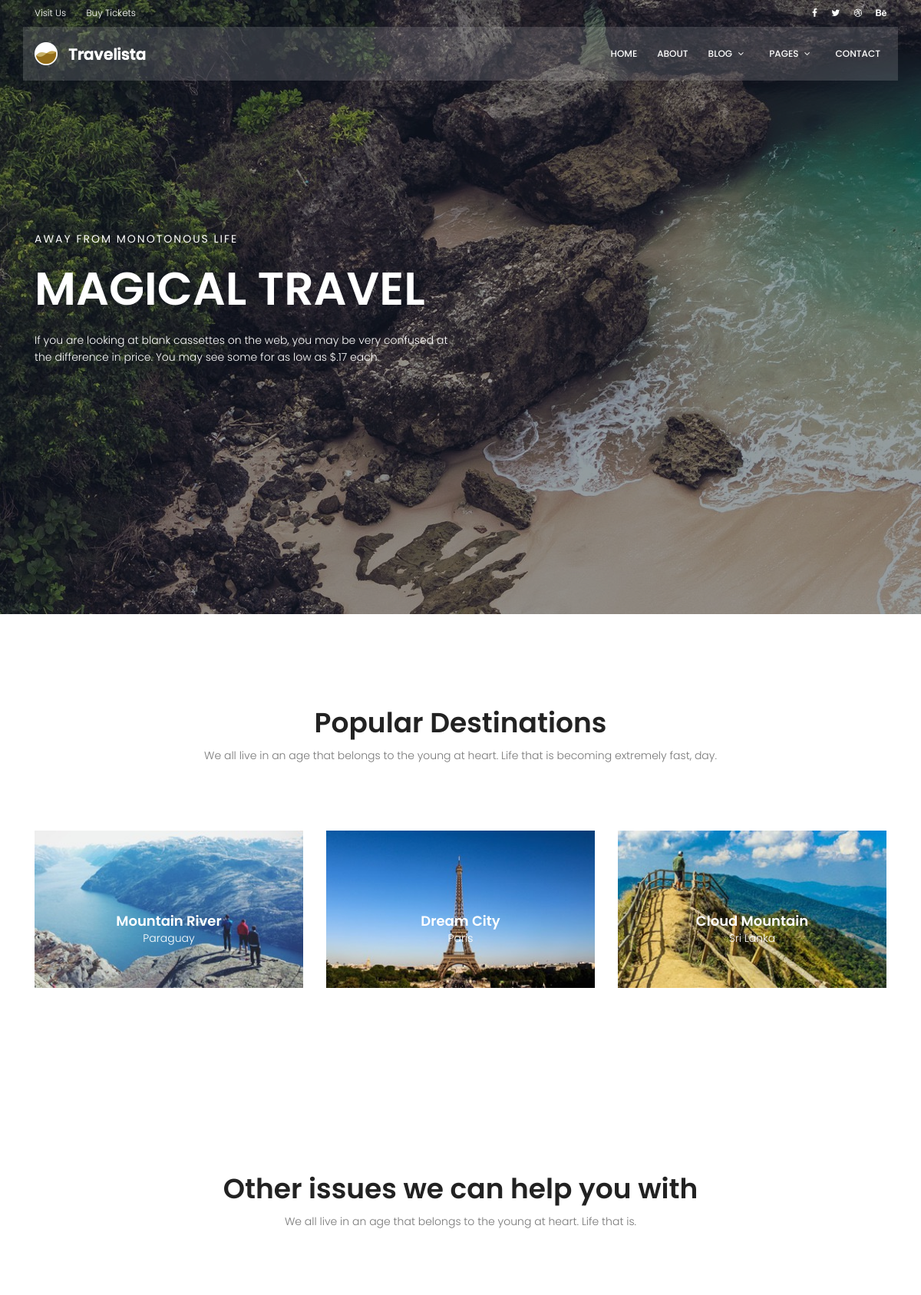
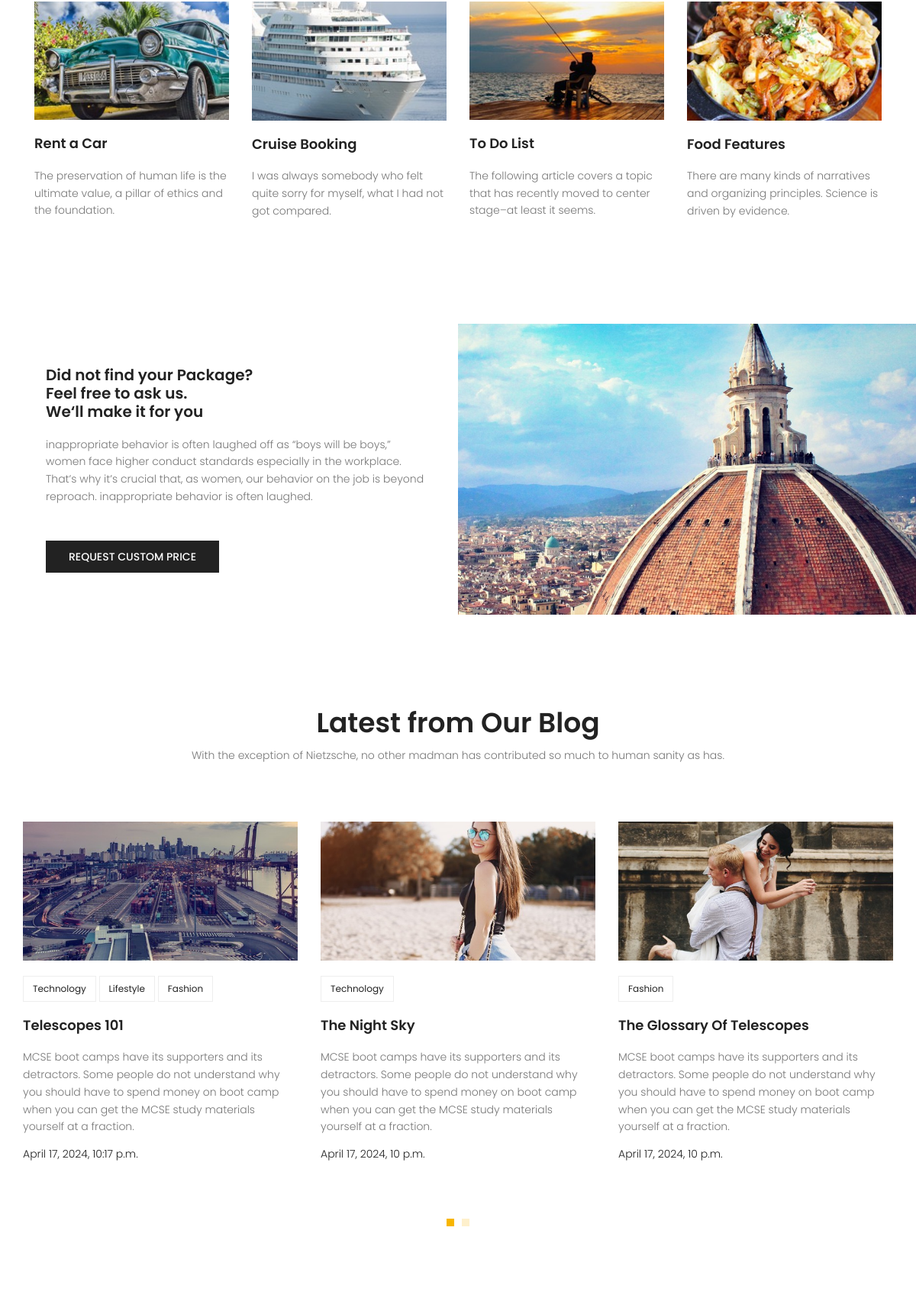
The page / (upper part) on the database its author committed (2 pictures, top to bottom).
### Blog/models.py (models this page shows, shortened)
class posts(models.Model):
    title=models.CharField(max_length=250)
    content=models.TextField(max_length=250)
    author=models.ForeignKey(User,on_delete=models.SET_NULL,null=True)
    category=models.ManyToManyField(Category)
    create_date=models.DateTimeField(auto_now_add=True)
    published_date=models.DateTimeField(default=timezone.now)
    image=models.ImageField(upload_to='blog',default='blog/default.jpg')
    status=models.BooleanField(default=False)
    counted_views=models.IntegerField(default=0)
    tags = TaggableManager()

class Category(models.Model):
    name=models.CharField(max_length=250)

### Blog/views.py (the view)
# urls.py: path('', index ,name='index'),
def index(request):
    return render(request,'index.html')

### Blog/templatetags/blog_tags.py (called while the page is built)
@register.inclusion_tag('index-recent-areaa.html')
def blog_recent():
    postss=posts.objects.filter( published_date__lte=timezone.now(), status=True).order_by('-published_date')
    return {'posts':postss}

### templates/index.html (shortened to what this page needs)
{% load static %}
{% load blog_tags %}
<!DOCTYPE html>
<html lang="zxx" class="no-js">
{% include 'head.html' %}
<body>
{% include 'header.html' %}
<section class="banner-area relative">
    <div class="overlay overlay-bg"></div>
    <div class="container">
        <div class="row fullscreen align-items-center justify-content-between">
            <div class="col-lg-6 col-md-6 banner-left">
                <h6 class="text-white">Away from monotonous life</h6>
                <h1 class="text-white">Magical Travel</h1>
                <p class="text-white">
                    If you are looking at blank cassettes on the web, you may be very confused at the difference in
                    price. You may see some for as low as $.17 each.
                </p>
            </div>
        </div>
    </div>
</section>
<section class="popular-destination-area section-gap">
    <div class="container">
        <div class="row d-flex justify-content-center">
            <div class="menu-content pb-70 col-lg-8">
                <div class="title text-center">
                    <h1 class="mb-10">Popular Destinations</h1>
                    <p>We all live in an age that belongs to the young at heart. Life that is becoming extremely fast,
                        day.</p>
                </div>
            </div>
        </div>
        <div class="row">
            <div class="col-lg-4">
                <div class="single-destination relative">
                    <div class="thumb relative">
                        <img class="img-fluid" src="{% static "img/d1.jpg" %}" alt="">
                    </div>
                    <div class="desc">
                        <h4>Mountain River</h4>
                        <p>Paraguay</p>
                    </div>
                </div>
            </div>
            <div class="col-lg-4">
                <div class="single-destination relative">
                    <div class="thumb relative">
                        <img class="img-fluid" src="{% static 'img/d2.jpg' %}" alt="">
                    </div>
                    <div class="desc">
                        <h4>Dream City</h4>
                        <p>Paris</p>
                    </div>
                </div>
            </div>
            <div class="col-lg-4">
                <div class="single-destination relative">
                    <div class="thumb relative">
                        <img class="img-fluid" src="{% static 'img/d3.jpg' %}" alt="">
                    </div>
                    <div class="desc">
                        <h4>Cloud Mountain</h4>
                        <p>Sri Lanka</p>
                    </div>
                </div>
            </div>
        </div>
    </div>
</section>
<section class="other-issue-area section-gap">
    <div class="container">
        <div class="row d-flex justify-content-center">
            <div class="menu-content pb-70 col-lg-9">
                <div class="title text-center">
                    <h1 class="mb-10">Other issues we can help you with</h1>
                    <p>We all live in an age that belongs to the young at heart. Life that is.</p>
                </div>
            </div>
        </div>
        <div class="row">
            <div class="col-lg-3 col-md-6">
                <div class="single-other-issue">
                    <div class="thumb">
                        <img class="img-fluid" src="{% static "img/o1.jpg" %}" alt="">
                    </div>
                    <a href="#">
                        <h4>Rent a Car</h4>
                    </a>
                    <p>
                        The preservation of human life is the ultimate value, a pillar of ethics and the foundation.
                    </p>
                </div>
            </div>
            <div class="col-lg-3 col-md-6">
                <div class="single-other-issue">
                    <div class="thumb">
                        <img class="img-fluid" src="{% static "img/o2.jpg" %}" alt="">
                    </div>
                    <a href="#">
                        <h4>Cruise Booking</h4>
                    </a>
                    <p>
                        I was always somebody who felt quite sorry for myself, what I had not got compared.
                    </p>
                </div>
            </div>
            <div class="col-lg-3 col-md-6">
                <div class="single-other-issue">
                    <div class="thumb">
                        <img class="img-fluid" src="{% static "img/o3.jpg" %}" alt="">
                    </div>
                    <a href="#">
                        <h4>To Do List</h4>
                    </a>
                    <p>
                        The following article covers a topic that has recently moved to center stage–at least it seems.
                    </p>
                </div>
            </div>
            <div class="col-lg-3 col-md-6">
                <div class="single-other-issue">
                    <div class="thumb">
                        <img class="img-fluid" src="{% static "img/o4.jpg" %}" alt="">
                    </div>
                    <a href="#">
                        <h4>Food Features</h4>
                    </a>
                    <p>
                        There are many kinds of narratives and organizing principles. Science is driven by evidence.
                    </p>
                </div>
            </div>
        </div>
    </div>
</section>
<section class="home-about-area">
    <div class="container-fluid">
        <div class="row align-items-center justify-content-end">
            <div class="col-lg-6 col-md-12 home-about-left">
                <h1>
                    Did not find your Package? <br>
                    Feel free to ask us. <br>
                    We‘ll make it for you
                </h1>
                <p>
                    inappropriate behavior is often laughed off as “boys will be boys,” women face higher conduct
                    standards especially in the workplace. That’s why it’s crucial that, as women, our behavior on the
                    job is beyond reproach. inappropriate behavior is often laughed.
                </p>
                <a href="{% static "#" %}" class="primary-btn text-uppercase">request custom price</a>
            </div>
            <div class="col-lg-6 col-md-12 home-about-right no-padding">
                <img class="img-fluid" src="{% static 'img/about-img.jpg' %}" alt="">
            </div>
        </div>
    </div>
</section>
{% blog_recent %}
</body>
</html>

### templates/index-recent-areaa.html
{% load blog_tags %}
{% load static %}
<section class="recent-blog-area section-gap">
    <div class="container">
        <div class="row d-flex justify-content-center">
            <div class="menu-content pb-60 col-lg-9">
                <div class="title text-center">
                    <h1 class="mb-10">Latest from Our Blog</h1>
                    <p>With the exception of Nietzsche, no other madman has contributed so much to human sanity as
                        has.</p>
                </div>
            </div>
        </div>
        <div class="row">
            <div class="active-recent-blog-carusel">
                {% for post in posts %}
                    <div class="single-recent-blog-post item">
                        <div class="thumb">
                            <img class="img-fluid" src="{{ post.image.url }}" alt="">
                        </div>
                        <div class="details">
                            <div class="tags">
                                <ul>
                                    {% for i in post.category.all %}
                                    <li>
                                        <a href="{% url  "category" cat=i.name %}">{{ i.name }}</a>
                                    </li>
                                    {% endfor %}
                                </ul>
                            </div>
                            <a href="{% url  "blogsingle" pid=post.id %}"><h4 class="title">{{ post.title }}</h4></a>
                            <p>
                                {{ post.content }}
                            </p>
                            <h6 class="date">{{ post.published_date}}</h6>
                        </div>
                    </div>
                {% endfor %}
            </div>
        </div>
    </div>
</section>

### statics/css/main.css (style rules this page uses)
body { color: #777777; font-family: "Poppins", sans-serif; font-size: 14px; font-weight: 300; line-height: 1.625em; position: relative; }
ol, ul { margin: 0; padding: 0; list-style: none; }
a { -webkit-transition: all 0.3s ease 0s; -moz-transition: all 0.3s ease 0s; -o-transition: all 0.3s ease 0s; transition: all 0.3s ease 0s; }
a, a:focus, a:hover { text-decoration: none; outline: 0; }
h1, h2, h3, h4, h5, h6 { font-family: "Poppins", sans-serif; color: #222222; line-height: 1.2em !important; margin-bottom: 0; margin-top: 0; font-weight: 600; }
h1, .h1 { font-size: 36px; }
h4, .h4 { font-size: 18px; }
h6, .h6 { font-size: 14px; color: #222222; }
.mb-10 { margin-bottom: 10px; }
.pb-60 { padding-bottom: 60px; }
.pb-70 { padding-bottom: 70px; }
.text-white { color: #fff; }
.text-center { text-align: center; }
.relative { position: relative; }
.overlay { position: absolute; left: 0; right: 0; top: 0; bottom: 0; }
.no-padding { padding: 0; }
h1 { font-size: 36px; }
h4 { font-size: 18px; }
h6 { font-size: 14px; }
h1, h2, h3, h4, h5, h6 { line-height: 1.5em; }
.section-gap { padding: 120px 0; }
.primary-btn { background: #f8b600; line-height: 42px; padding-left: 30px; padding-right: 30px; border: none; color: #fff; display: inline-block; font-size: 14px; font-weight: 500; position: relative; -webkit-transition: all 0.3s ease 0s; -moz-transition: all 0.3s ease 0s; -o-transition: all 0.3s ease 0s; transition: all 0.3s ease 0s; cursor: pointer; position: relative; }
.banner-area { background: url(../img/hero-bg.jpg) center; background-size: cover; }
.banner-area .overlay-bg { background: rgba(4, 9, 30, 0.4); }
.banner-left h6 { text-transform: uppercase; font-weight: 400; font-size: 14px; letter-spacing: 2px; }
.banner-left h1 { margin: 20px 0; font-size: 60px; text-transform: uppercase; }
.banner-left p { margin: 20px 0px; }
.single-destination { -webkit-transition: all 0.3s ease 0s; -moz-transition: all 0.3s ease 0s; -o-transition: all 0.3s ease 0s; transition: all 0.3s ease 0s; }
.single-destination .thumb { position: relative; }
.single-destination .thumb img { width: 100%; }
.single-destination .desc { text-align: center; position: absolute; width: 100%; left: 50%; top: 50%; transform: translate(-50%, -50%); }
.single-destination .desc h4 { color: #fff; }
.single-destination .desc p { color: #fff; font-size: 14px; font-weight: 300; margin-bottom: 0px; }
.single-other-issue .thumb { overflow: hidden; }
.single-other-issue .thumb img { width: 100%; -webkit-transition: all 0.3s ease 0s; -moz-transition: all 0.3s ease 0s; -o-transition: all 0.3s ease 0s; transition: all 0.3s ease 0s; }
.single-other-issue h4 { margin: 20px 0; -webkit-transition: all 0.3s ease 0s; -moz-transition: all 0.3s ease 0s; -o-transition: all 0.3s ease 0s; transition: all 0.3s ease 0s; }
.home-about-area .home-about-left { padding-left: 20%; }
@media (max-width: 1366px) { .home-about-area .home-about-left { padding-left: 5%; } }
.home-about-area .home-about-left h1 { max-width: 510px; }
@media (max-width: 1366px) { .home-about-area .home-about-left h1 { font-size: 20px; } }
.home-about-area .home-about-left p { max-width: 500px; padding: 20px 0; }
.home-about-area .home-about-left .primary-btn { margin-top: 10px; background: #222; font-size: 14px; }
.home-about-area .home-about-right img { width: 100%; }
.recent-blog-area .single-recent-blog-post .thumb { overflow: hidden; }
.recent-blog-area .single-recent-blog-post .thumb img { -webkit-transition: all 0.3s ease 0s; -moz-transition: all 0.3s ease 0s; -o-transition: all 0.3s ease 0s; transition: all 0.3s ease 0s; }
.recent-blog-area .single-recent-blog-post .tags { margin: 20px 0px; }
.recent-blog-area .single-recent-blog-post .tags li { display: inline-block; border: 1px solid #eee; padding: 4px 12px; -webkit-transition: all 0.3s ease 0s; -moz-transition: all 0.3s ease 0s; -o-transition: all 0.3s ease 0s; transition: all 0.3s ease 0s; }
.recent-blog-area .single-recent-blog-post .tags li a { font-weight: 400; font-size: 12px; color: #222; }
.recent-blog-area .single-recent-blog-post .title { -webkit-transition: all 0.3s ease 0s; -moz-transition: all 0.3s ease 0s; -o-transition: all 0.3s ease 0s; transition: all 0.3s ease 0s; margin: 20px 0; }
.recent-blog-area .single-recent-blog-post .date { color: #222; font-weight: 300; }

### rows shown on the page
posts: image (picture), title "Telescopes 101", content "MCSE boot camps have its supporters and its detractors. Some people do not understand why you should have to spend money on boot camp when you can get the MCSE study materials yourself at a fraction.", published_date "April 17, 2024, 10:17 p.m."
Category: name "Technology"
Category: name "Lifestyle"
Category: name "Fashion"
posts: image (picture), title "The Night Sky", content "MCSE boot camps have its supporters and its detractors. Some people do not understand why you should have to spend money on boot camp when you can get the MCSE study materials yourself at a fraction.", published_date "April 17, 2024, 10 p.m."
posts: image (picture), title "The Glossary Of Telescopes", content "MCSE boot camps have its supporters and its detractors. Some people do not understand why you should have to spend money on boot camp when you can get the MCSE study materials yourself at a fraction.", published_date "April 17, 2024, 10 p.m."
